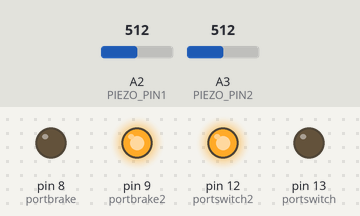
Recording of a sketch running on a simulated Arduino Uno, built with avr-gcc and run on an emulated ATmega328P. Shown: output pins drawn as LEDs (lit = HIGH). The test bench sets the inputs (shaded band); at power-on: A2 (PIEZO_PIN1) = 512, A3 (PIEZO_PIN2) = 512. Pins used as bus, display or sensor lines are not drawn; what the sketch prints to the serial monitor is not drawn.

Above: at 0.11 s.
At 0.5 s:
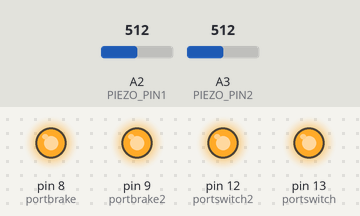
Timing chart, 0 to 2.0 s (numbered marks = the images above):
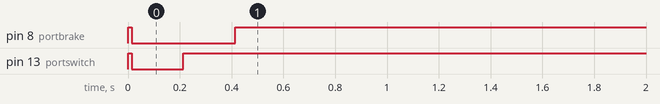

Measured:
- by itself, pin 8 (portbrake): HIGH → LOW at 0.01 s, → HIGH 0.40 s later
- by itself, pin 13 (portswitch): HIGH → LOW at 0.01 s, → HIGH 0.20 s later

The sketch:

uva_arduino_lickdetector4_piezo_show.ino
```cpp
#include "QuickStats.h" // quickstats is used for computing quick statistics
// Arduino script for an arduino-based dual lick detector that works with piezosensors
// MOL 2017: Made script

QuickStats stats; // Instance of the QuickStats library

const int PIEZO_PIN1 = A2; // Piezo output
const int PIEZO_PIN2 = A3; // Piezo output
//
int portswitch  = 13; // switch sides pin for reward ports
int portbrake   = 8; // brake pin for reward ports
int portpower   = 11; // on off pin for reward ports

int portswitch2   = 12; // brake pin for reward ports
int portbrake2   = 9; // brake pin for reward ports

int rewardTime1 = 200; // Initialize value reward time for port 1 i.e. right side
int rewardTime2 = 200; // Initialize value reward time for port 2 i.e. left side
unsigned int iBuffer = 0; // index variable
float thres1 = 0.00005; // threshold for capactititave sensor lick detection (in Volts)
float thres2 = 0.00005; // threshold for capactititave sensor lick detection (in Volts)

float dump; //temp to store biased sensor signal
float sensorValue1; // value at sensor 1
float sensorValue2; // value at sensor 2
int detectedSensor = 0; // value for storing the detected sensor
int baselineSamplePeriod = 48; // sampling period for baseline in ms
unsigned long lastBaseSampleTime = 0; // time of last baseline sample
float baseline1[40]; // vector containing baseline values for sensor 1
float baseline2[40]; // vector containing baseline values for sensor 2
int sensorsmoothing = 20;
float buf1[20]; // vector for buffering the sensor values, i.e. for smoothing the signal
float buf2[20]; // vector for buffering the sensor values, i.e. for smoothing the signal
float medBase1 = 0; // median of baseline sensor 1
float medBase2 = 0; // median of baseline sensor 2
//float stdBase1 = 0; // median of baseline sensor 1
//float stdBase2 = 0; // median of baseline sensor 2
unsigned int iBaseline = 0; // iterator for baseline sampling
unsigned long runtime = 0;
unsigned long testtime = 0;
unsigned long rewardtime = 0;
unsigned long lastlick = 0;
boolean bSuccRight = 1;
boolean bSuccLeft = 1;
unsigned long baudrate = 115200; // baudrate, should be the same as reader (i.e. matlab)
char Ctrl = 'A'; // Var for storing serial connection character

void setup()
{
  Serial.begin(baudrate);
  //establish motor direction toggle pins
  pinMode(portswitch2, OUTPUT); //CH A -- HIGH = forwards and LOW = backwards???
  pinMode(portswitch, OUTPUT); //CH B -- HIGH = forwards and LOW = backwards???

  //establish motor brake pins
  pinMode(portbrake2, OUTPUT); //brake (disable) CH A
  pinMode(portbrake, OUTPUT); //brake (disable) CH B

  digitalWrite(portbrake2, HIGH);  //DISABLE CH A
  digitalWrite(portbrake, HIGH); // DISABLE CH B

  digitalWrite(portswitch2, HIGH);   //Sets direction of CH A (HIGH is positive)
  digitalWrite(portswitch, HIGH);   //Sets direction of CH B (HIGH is positive)

  analogWrite(portpower, 255);   //Turns on power for driving the ports

  analogReference(EXTERNAL);

  // fill baseline with default values
  for (int i = 0; i < 40; i++) {
    baseline1[i] = 2000;
    baseline2[i] = 2000;
  }

  // set baseline here as so many times the std of the signal:

}

// This is the actual loop that the arduino continuously runs through
void loop()
{
  runtime = millis(); // readin the current runtime in milliseconds
  // Check sensors from 10 ms after last lick
  if (runtime - lastlick > 10) {
    checkSensors();
  }
  // get a baselinesample if period has passed
  if (runtime - lastBaseSampleTime > baselineSamplePeriod && runtime - lastlick > 50) {
    // Reset timer
    lastBaseSampleTime = runtime;

    //    sensorValue1 = 0;
    //    sensorValue2 = 0;
    //
    //    // iterate over the buffers and update the sensor values %Take 20 samples
    //    for (int i = 0; i < sensorsmoothing; i++) {
    //      sensorValue1 += analogRead(PIEZO_PIN1) / 1024.0 * 5.0;
    //      sensorValue2 += analogRead(PIEZO_PIN2) / 1024.0 * 5.0;
    //    }
    //
    //    sensorValue1 = sensorValue1 / sensorsmoothing;
    //    sensorValue2 = sensorValue2 / sensorsmoothing;
    //    dump = analogRead(PIEZO_PIN1);
    baseline1[iBaseline] = analogRead(PIEZO_PIN1) / 1024.0 * 5.0;
    //    dump = analogRead(PIEZO_PIN2);
    baseline2[iBaseline] = analogRead(PIEZO_PIN2) / 1024.0 * 5.0;

    //    baseline1[iBaseline] =  analogRead(PIEZO_PIN1) / 1024.0 * 5.0 - (analogRead(PIEZO_PIN1) / 1024.0 * 5.0 + analogRead(PIEZO_PIN2) / 1024.0 * 5.0)/2;
    //     baseline2[iBaseline] =  analogRead(PIEZO_PIN2) / 1024.0 * 5.0 - (analogRead(PIEZO_PIN1) / 1024.0 * 5.0 + analogRead(PIEZO_PIN2) / 1024.0 * 5.0)/2;
    //
    //    baseline1[iBaseline] = analogRead(PIEZO_PIN1) / 1024.0 * 5.0;
    ////    dump = analogRead(PIEZO_PIN2);
    //    baseline2[iBaseline] = analogRead(PIEZO_PIN2) / 1024.0 * 5.0;
    //
    //    baseline1[iBaseline] = sensorValue1;
    //    baseline2[iBaseline] = sensorValue2;

    // Get the median of the baseline
    medBase1 = stats.median(baseline1, 40);
    medBase2 = stats.median(baseline2, 40);

    // Get the median of the baseline
    //    medBase1 = stats.average(baseline1, 40);
    //    medBase2 = stats.average(baseline2, 40);

    // Get the std of the baseline
    //    stdBase1 = stats.stdev(baseline1, 40);
    //    stdBase2 = stats.stdev(baseline2, 40);
    //    thres1 = 5 * stdBase1;

    // increment the iterator
    iBaseline++;
    if (iBaseline > 39) {
      iBaseline = 0;
    }
  }
  detectedSensor = 0;
  iBuffer += 1;
  if (iBuffer > (sensorsmoothing - 1)) {
    iBuffer = 0;
  }
} // end loop

// Additional functions:
void openOne(int half) { //Left
  digitalWrite(portswitch, LOW);   //Sets direction of CH B (HIGH is positive) B1
  digitalWrite(portbrake, LOW);   //Sets direction of CH B (HIGH is positive)
  delay(rewardTime1);
  digitalWrite(portbrake, HIGH);   //Sets direction of CH B (HIGH is positive)
}

void openTwo(int half) { //Right
  digitalWrite(portswitch, HIGH);   //Sets direction of CH B (HIGH is positive) B1
  digitalWrite(portbrake, LOW);   //Sets direction of CH B (HIGH is positive)
  delay(rewardTime2);
  digitalWrite(portbrake, HIGH);   //Sets direction of CH B (HIGH is positive)
}

// serialEvent is run every loop whenever there is input from the serial connection
// If this is the case, check the serial connection
void serialEvent()
{
  checkSerial();
}

// Check the serial connection for commands
void checkSerial() {
  if (Serial.find("I")) {
    delay(1);
    // Read in the serial message
    Ctrl = Serial.read();
    switch ( Ctrl ) {
      case 'P':
        Ctrl = Serial.read();
        // If right side reward is requested open valve 1
        Serial.println('D'); // send a 'D' to say it worked
        if (Ctrl == 'R') {
          rewardTime1 = Serial.parseInt();
          openTwo(1);
        }
        // If left side reward is requested open valve 2
        else if (Ctrl == 'L') {
          rewardTime2 = Serial.parseInt();
          openOne(1);
        }
        break;

      // Set the threshold for lick detection to value
      case 'F':
        thres1 = Serial.parseInt();
        thres1 = thres1 / 1000;
        thres2 = thres1;
        Serial.println('D');
        break;
      // Send current runtime over serial port
      case 'C':
        Serial.println('R');
        Serial.println(runtime);
        break;
      default:
        ;
    }
  }
}

void checkSensors() {

  // Check the sensors
  //      dump = analogRead(PIEZO_PIN1);
  //  buf1[iBuffer] = (analogRead(PIEZO_PIN1) + analogRead(PIEZO_PIN2))/2;
  //
  //  / 1024.0 * 5.0) - medBase1);
  //
  dump = analogRead(PIEZO_PIN1);
  buf1[iBuffer] = (analogRead(PIEZO_PIN1) / 1024.0 * 5.0) - medBase1;
  buf1[iBuffer] = abs(buf1[iBuffer]);
  dump = analogRead(PIEZO_PIN2);
  buf2[iBuffer] = (analogRead(PIEZO_PIN2) / 1024.0 * 5.0) - medBase2;
  buf2[iBuffer] = abs(buf2[iBuffer]);

  //  buf2[iBuffer] = (analogRead(PIEZO_PIN2) / 1024.0 * 5.0);

  //  buf2[iBuffer] = ((analogRead(PIEZO_PIN2) / 1024.0 * 5.0) - medBase2);

  //          dump = analogRead(PIEZO_PIN1);
  //
  //  buf1[iBuffer] = abs((analogRead(PIEZO_PIN1) / 1024.0 * 5.0)) ;
  //          dump = analogRead(PIEZO_PIN2);
  //
  //  buf2[iBuffer] = abs((analogRead(PIEZO_PIN2) / 1024.0 * 5.0));

  //        dump = analogRead(PIEZO_PIN2);
  //  buf1[iBuffer] = abs(((analogRead(PIEZO_PIN1) - (analogRead(PIEZO_PIN1) + analogRead(PIEZO_PIN2))/2)/ 1024.0 * 5.0) - medBase1);
  //
  //  buf2[iBuffer] = abs(((analogRead(PIEZO_PIN2) - (analogRead(PIEZO_PIN1) + analogRead(PIEZO_PIN2))/2)/ 1024.0 * 5.0) - medBase2);

  //  buf2[iBuffer] = abs((analogRead(PIEZO_PIN2) / 1024.0 * 5.0) - medBase2);
  sensorValue1 = 0;
  sensorValue2 = 0;

  // iterate over the buffers and update the sensor values %Take 20 samples
  //  for (int i = 0; i < sensorsmoothing; i++) {
  //    sensorValue1 += buf1[i];
  //    sensorValue2 += buf2[i];
  //  }
  //  sensorValue1 = sensorValue1 / sensorsmoothing;
  //  sensorValue2 = sensorValue2 / sensorsmoothing;

  //sensorValue1

  // Get the median of the baseline
  //  sensorValue1 = stats.median(buf1, sensorsmoothing);
  //  sensorValue2 = stats.median(buf2, sensorsmoothing);

  // Get the median of the baseline
  sensorValue1 = stats.average(buf1, 20);
  sensorValue2 = stats.average(buf2, 20);
  //
  //  This part is to view the value of one sensor and the threshold and see whether the threshold is good:
  ////    Serial.print(sensorValue1 * 500); // Print the voltage.
  //
  //  Serial.print(",");          //seperator
  //    Serial.print(sensorValue2 * 500); // Print the voltage.

  //    Serial.print(",");          //seperator

  //     Serial.print((buf1[iBuffer])*500); // Print the voltage.
  //       Serial.print(",");          //seperator

  Serial.print(sensorValue1 * 10000); // Print the voltage.
  Serial.print(",");          //seperator
  //  Serial.print(buf2[iBuffer] * 10000); // Print the voltage.
  //  Serial.print(",");          //seperator
  Serial.print(sensorValue2 * 10000); // Print the voltage.
  Serial.print(",");
  Serial.println(thres2 * 10000);      // Print the threshold.
  Serial.print(",");          //seperator

  // Check if sensor 1 crossed threshold
  if (sensorValue1 > thres1) {
    detectedSensor = 1;
    if (bSuccRight) {
      bSuccRight = false;
      lastlick = runtime;
      openOne(1);
    }
  }
  else { //reset again if value goes below threshold
    bSuccRight = true;
  }

  // Check if sensor 2 crossed threshold
  if (sensorValue2 > thres2) {
    detectedSensor = 2;
    if (bSuccLeft) {
      bSuccLeft = false;
      lastlick = runtime;
      openTwo(1);
    }
  }
  else { //reset again if value goes below threshold
    bSuccLeft = true;
  }
}

// Tobias
void printRight() {
  Serial.println('O');
  Serial.println("Y");
  Serial.println(runtime);
}

// Tobias
void printLeft() {
  Serial.println('O');
  Serial.println("Z");
  Serial.println(runtime);
}
```

QuickStats.cpp
```cpp
/* QuickStats.cpp - Library for quick descriptive statistics of an array samples[] of size m
 *  Created by David Dubins, January 10th, 2016.
 *  Released into the public domain.
 *  Requires Arduino 1.6.6 or greater.
 *  http://pb435.pbworks/com
 */

#include "Arduino.h"
#include "QuickStats.h"
#include <math.h>

QuickStats::QuickStats(){/*nothing to construct*/}
QuickStats::~QuickStats(){/*nothing to destruct*/}

float QuickStats::average(float samples[],int m)
{
  float total1=0.0;
  for(int i=0;i<m;i++){
    total1=total1+samples[i];
  }
  return total1/(float)m;
}

float QuickStats::g_average(float samples[],int m)
{
  float total1=0.0;
  for(int i=0;i<m;i++){
    total1=total1+log(samples[i]);
  }
  return exp(total1/(float)m);
}

float QuickStats::minimum(float samples[],int m)
{
  float sorted[m];   //Define and initialize sorted array
  for(int i=0;i<m;i++){
    sorted[i]=samples[i];
  }
  bubbleSort(sorted,m);  // Sort the values
  return(sorted[0]); // first element is the minimum
}

float QuickStats::maximum(float samples[],int m)
{
  float sorted[m];   //Define and initialize sorted array
  for(int i=0;i<m;i++){
    sorted[i]=samples[i];
  }
  bubbleSort(sorted,m);  // Sort the values
  return(sorted[m-1]);   // last element is the maximum
}

float QuickStats::stdev(float samples[],int m)
{
  float avg=0.0;
  float total2=0.0;
  avg=average(samples,m);
  for(int i=0;i<m;i++){
    total2 = total2 + pow(samples[i] - avg,2);
  }
  return sqrt(total2/((float)m-1.0));
}

float QuickStats::stderror(float samples[],int m) {
  float temp1=0.0;
  temp1=stdev(samples,m);
  return (temp1/sqrt((float)m));
}

float QuickStats::CV(float samples[],int m)  //Coefficient of variation (%RSD, or relative stdev)
{
  float avg=0.0;
  float sd=0.0;
  avg=average(samples,m);
  sd=stdev(samples,m);
  return 100.0*sd/avg;
}

void QuickStats::bubbleSort(float A[],int len) {
  unsigned long newn;
  unsigned long n=len;
  float temp=0.0;
  do {
    newn=1;
    for(int p=1;p<len;p++){
      if(A[p-1]>A[p]){
        temp=A[p];           //swap places in array
        A[p]=A[p-1];
        A[p-1]=temp;
        newn=p;
      } //end if
    } //end for
    n=newn;
  } while(n>1);
}

float QuickStats::fabs(float sample) // calculate absolute value
{
  if(sample<0.f){
    return -sample;
  }else{
    return sample;
  }
}

float QuickStats::median(float samples[],int m) //calculate the median
{
  //First bubble sort the values: https://en.wikipedia.org/wiki/Bubble_sort
  float sorted[m];   //Define and initialize sorted array.
  float temp=0.0;      //Temporary float for swapping elements
  /*Serial.println("Before:");
  for(int j=0;j<m;j++){
    Serial.println(samples[j]);
  }*/
  for(int i=0;i<m;i++){
    sorted[i]=samples[i];
  }
  bubbleSort(sorted,m);  // Sort the values
  /*Serial.println("After:");
  for(int i=0;i<m;i++){
    Serial.println(sorted[i]);
  }*/
  if (bitRead(m,0)==1) {  //If the last bit of a number is 1, it's odd. This is equivalent to "TRUE". Also use if m%2!=0.
    return sorted[m/2]; //If the number of data points is odd, return middle number.
  } else {
    return (sorted[(m/2)-1]+sorted[m/2])/2; //If the number of data points is even, return avg of the middle two numbers.
  }
}

float QuickStats::mode(float samples[],int m,float epsilon) //calculate the mode.
//epsilon is the tolerance for two measurements to be equivalent.
{
  //First bubble sort the values: https://en.wikipedia.org/wiki/Bubble_sort
  float sorted[m];   //Temporary array to sort values.
  float temp=0;      //Temporary float for swapping elements
  float unique[m];   //Temporary array to store unique values
  int uniquect[m]; //Temporary array to store unique counts
  /*Serial.println("Before:");
  for(int i=0;i<m;i++){
    Serial.println(samples[i]);
  }*/
  for(int i=0;i<m;i++){
    sorted[i]=samples[i];
  }
  bubbleSort(sorted,m);  // Sort the values
  /*Serial.println("Sorted:");
  for(int i=0;i<m;i++){
    Serial.println(sorted[i]);
  }*/
  // Now count the number of times each unique number appears in the sorted array.
  unique[0]=sorted[0];
  uniquect[0]=1;
  int p=0; // counter for # unique numbers
  int maxp=0;
  int maxidx=0;
  for(int i=1;i<m;i++){
    if(fabs(sorted[i]-sorted[i-1])<epsilon){
      uniquect[p]++;  //if same number again, add to count
      if(uniquect[p]>maxp){
        maxp=uniquect[p];
        maxidx=p;
      }
    } else {
      p++;
      unique[p]=sorted[i];
      uniquect[p]=1;
    }
  }
  /*for(int i=0;i<p+1;i++){
    Serial.println("Num: " + (String)unique[i] +"   Count: " + (String)uniquect[i]);
  }*/
  if (maxp>1) {
    return unique[maxidx]; //If there is more than one mode, return the lowest one.
  } else {
    return 0.0; //If there is no mode, return a zero.
  }
}
```

QuickStats.h
```cpp
/*  QuickStats.h - Library for quick descriptive statistics of an array samples[] of size m,
 *  assuming a normal distribution.
 *  Created by David Dubins, January 10th, 2016.
 *  Released into the public domain.
 */

#ifndef QuickStats_h
#define QuickStats_h

#include <Arduino.h>

class QuickStats {
  public:
    QuickStats();
    ~QuickStats();
    float average(float samples[],int m);
    float g_average(float samples[],int m);
    float minimum(float samples[],int m);
    float maximum(float samples[],int m);
    float stdev(float samples[],int m);
    float stderror(float samples[],int m);
    float CV(float samples[],int m);
    void bubbleSort(float A[],int len);
    float fabs(float sample);
    float median(float samples[],int m);
    float mode(float samples[],int m,float epsilon);
};

#endif
```
